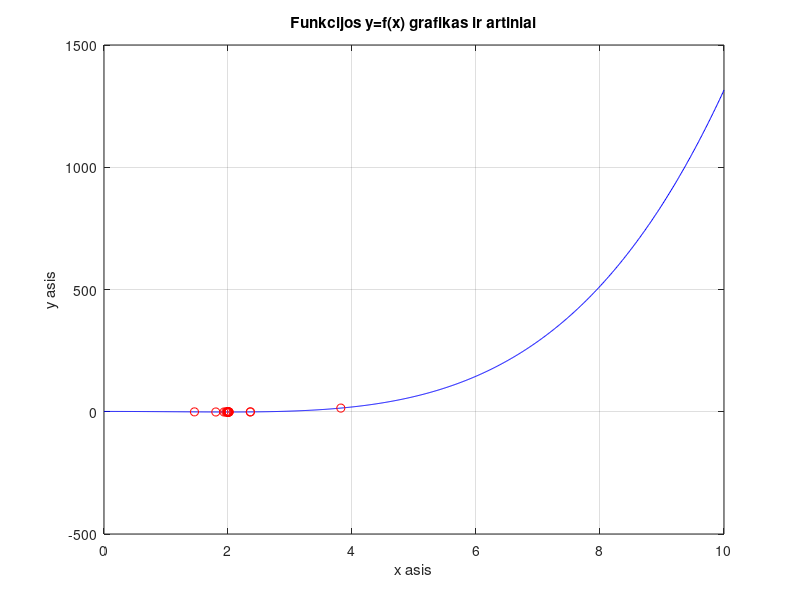

The MATLAB source for this figure:
function AuksinisPjuvis
% Aksinio pjuvio metodu randamas funkcijos f(x) minimumas intervale [l,r].

f=@(x)(((x.^2-4).^2)/7) - 1;

l=0;   % apatinis intervalo rezis
r=10;  % desinysis intervalo rezis

epsilon=10^(-4); %tikslumas

k=1; %iteraciju skaitliukas
kmax=100; % maksimalus iteraciju skaitliukas

%Funkcijos grafiko y=f(x) braizymas
x=l:0.01:r;
y=f(x);
plot(x,y,'b');
grid on;
xlabel('x asis');
ylabel('y asis');
title(['Funkcijos y=f(x) grafikas ir artiniai']);

%Metodo realizavimas
%L=r-l;      %intervalo ilgis
%xm=(l+r)/2; %intervalo vidurio taskas
%ym=f(xm);

disp(['     x1        y1        k         funkc. kviet. sk']);

format long

gR = (sqrt(5) - 1) / 2;

L = r-l;
x1 = r-gR*L;
y1 = f(x1);
x2 = l + gR*L;
y2 = f(x2);

while L>= epsilon
      format long
      disp([x1, y1]);
      format short
      disp([k, k+2]);
            
      hold on;
      plot(x1, y1, 'ro');
          
      
      if y2 < y1
          l = x1;
          L = r - l;
          x1 = x2;
          y1=y2;
          x2 = l + gR*L;
          y2 = f(x2);
      else
          r = x2;
          L = r - l;
          x2 = x1;
          y2=y1;
          x1 = r - gR*L;
          y1 = f(x1);
      end 
          
      if k==kmax
          format short
          disp(['Pasiektas maksimalus iteraciju skaicius k=', num2str(kmax)]);
          break
      end   
      
      k=k+1;
      L=r-l;
end
end
